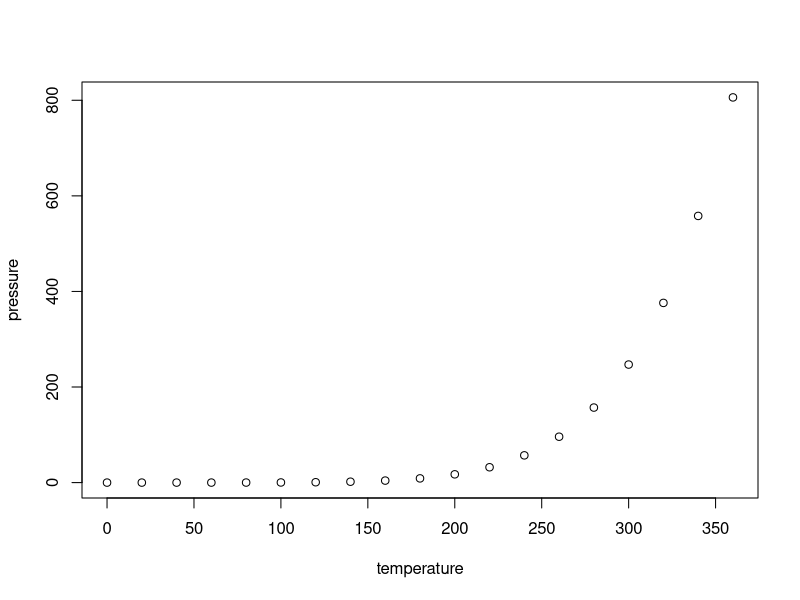
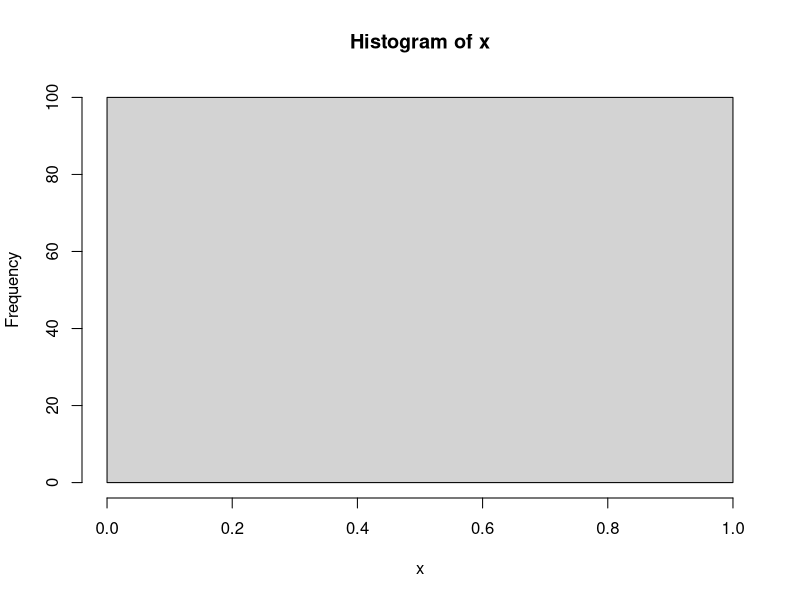

Write the R code that produced these figures, in order.
## ---- chunk 1
knitr::opts_chunk$set(echo = TRUE)
## ---- chunk 2
summary(cars)
## ---- chunk 3
plot(pressure)
## ---- chunk 4
x <- rnorm(100, 1, 0)
hist(x)
